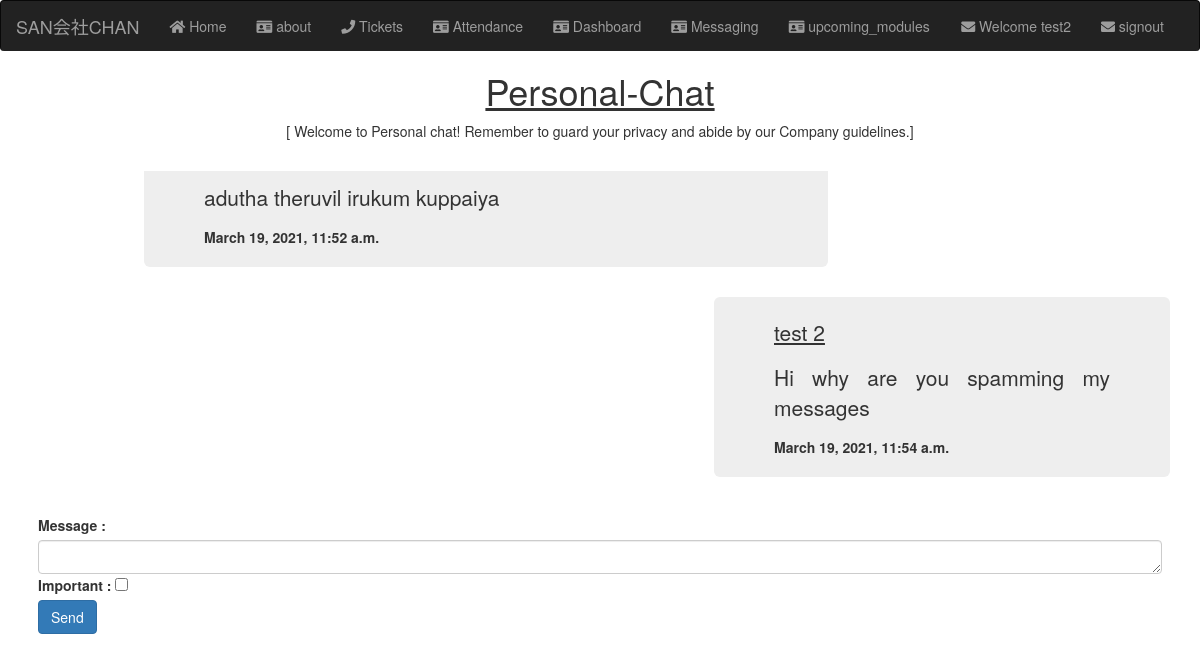
The app's page /message/chat/1 (signed in), older data.
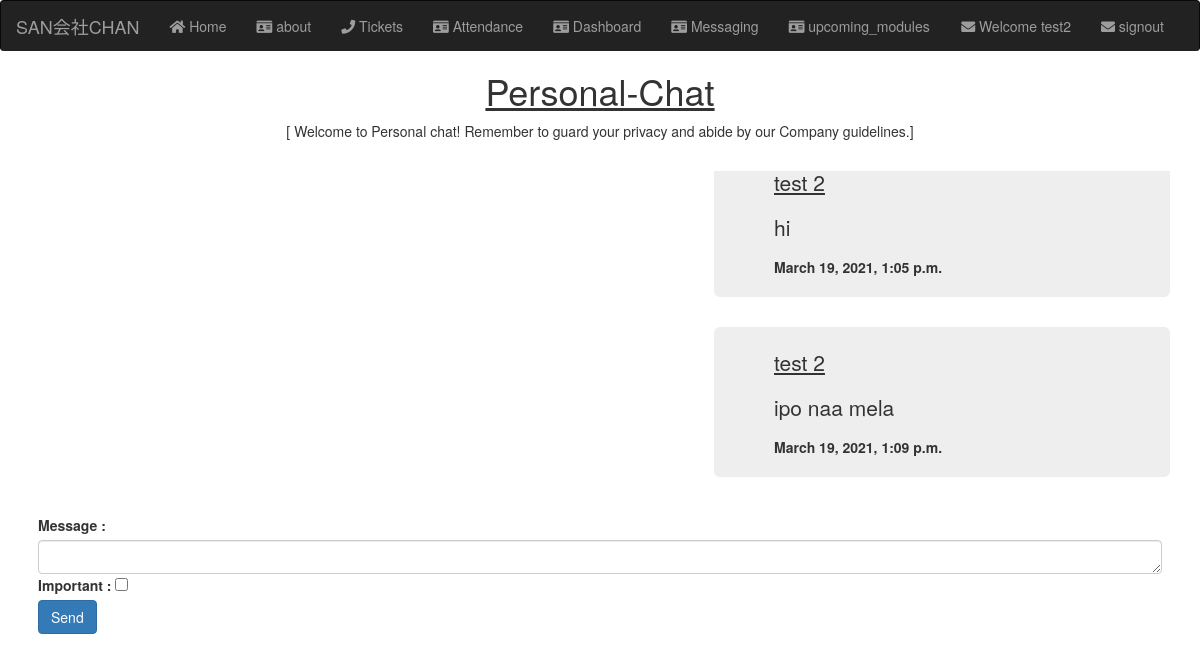
The same page, newer data.
### messaging/models.py (models this page shows)
class Messaging(models.Model):
    user = models.ForeignKey(User, on_delete=models.CASCADE, related_name= "emp_messaging")
    user_profile = models.ForeignKey(user_profile, on_delete=models.CASCADE , related_name= "user_profile_messaging")
    employee = models.ForeignKey(Employee, on_delete=models.CASCADE , related_name= "emp_messaging")
    message = models.TextField(max_length=300)
    sender = models.ForeignKey(Employee, on_delete=models.CASCADE , related_name= "emp_sender_messaging")
    reciever = models.ForeignKey(Employee, on_delete=models.CASCADE , related_name= "emp_reciever_messaging" , blank=True , null=True)
    created_at = models.DateTimeField(auto_now_add=True)
    important = models.BooleanField(blank = True, null=True)
    def __str__(self):
        name = str(self.sender) +' ' +  str(self.message)[0:10]
        return str(name)

### structure/models.py (models this page shows, shortened)
class Employee(models.Model):
    user_profile = models.ForeignKey(user_profile, on_delete=models.CASCADE, null=True, blank=True )
    emp_no = models.IntegerField( primary_key=True)
    birth_date = models.DateField()
    first_name = models.CharField(max_length=14)
    last_name = models.CharField(max_length=16)
    gender = models.CharField(max_length=1)
    hire_date = models.DateField()
    address = models.TextField(max_length=100, blank = True, null=True, default="NAN")
    class Meta:
        verbose_name = ('employee')
        verbose_name_plural = ('employees')
    def __str__(self):
        return "{} {}".format(self.first_name, self.last_name)

### messaging/views.py (the view, shortened to what this page needs)
# urls.py: path('chat/<int:pk>', views.chat , name = "chat"),
def chat(request,pk):
    sender_msg = Messaging.objects.all().filter(reciever__user_profile__user=request.user , sender__emp_no = pk)
    reciever_msg = Messaging.objects.all().filter(sender__user_profile__user=request.user , reciever__emp_no = pk)
    curr_user = request.user
    curr_user_emp = Employee.objects.get(user_profile__email = curr_user.email)
    result_list = sorted(
    chain(sender_msg, reciever_msg),
    key=attrgetter('created_at') , reverse=True)
    print('sender msg ', curr_user)
    print('reciever msg ', curr_user_emp)
    print(result_list)
    context = {
        'curr_user' : curr_user ,
        'curr_user_employee' : curr_user_emp ,
        'msg_list' : result_list ,
    }
    return render(request,'messaging/chat.html' , context)

### templates/messaging/chat.html (shortened to what this page needs)
<!DOCTYPE html>
{% extends "base.html" %}
{% load static %}
{% block body %}
<h1  style="text-align: center; padding:0px ;"> <u> Personal-Chat </u> </h1>
    <p style="text-align: center;  padding:0px ;">[ Welcome to Personal chat! Remember to guard your privacy and abide by our Company guidelines.]</p> <br>
    <div class="container msg-div">
    {% for items in msg_list %}
            {% if items.sender == curr_user_employee %}
                <div class="jumbotron chat-jumbotron-right">
                    <p> <u> {{items.sender}}  </u> </p>
                    <p> {{items.message}} </p>
                    <b> {{items.created_at}} </b>
                </div>
            {% else %}
                <div class="jumbotron chat-jumbotron-left">
                    <p>{{items.message}}</p>
                    <b>{{items.created_at}}</b>
                </div>
            {% endif %}
    {% endfor %}
</div>
<div class="container message-input-bottom" >
    <form style="padding : 8px" method=POST>
        <div class="form-group">
            <label for="message"> Message : </label>
            <textarea class="form-control" name="message" rows="1"></textarea>
            <label for="important"> Important : </label>
            <input type="checkbox" name="important"><br>
            <input type="submit" class="btn btn-primary" value="Send">
        </div>
    </form>
</div>
{% endblock %}

Row changes from the older to the newer data that the page shows:
no longer on this page (row unchanged): Messaging: sender "test 2", message "Hi why are you spamming my messages", created_at "March 19, 2021, 11:54 a.m."
no longer on this page (row unchanged): Messaging: message "adutha theruvil irukum kuppaiya", created_at "March 19, 2021, 11:52 a.m."
added Messaging: sender "test 2", message "ipo naa mela", created_at "March 19, 2021, 1:09 p.m."
added Messaging: sender "test 2", message "hi", created_at "March 19, 2021, 1:05 p.m."
